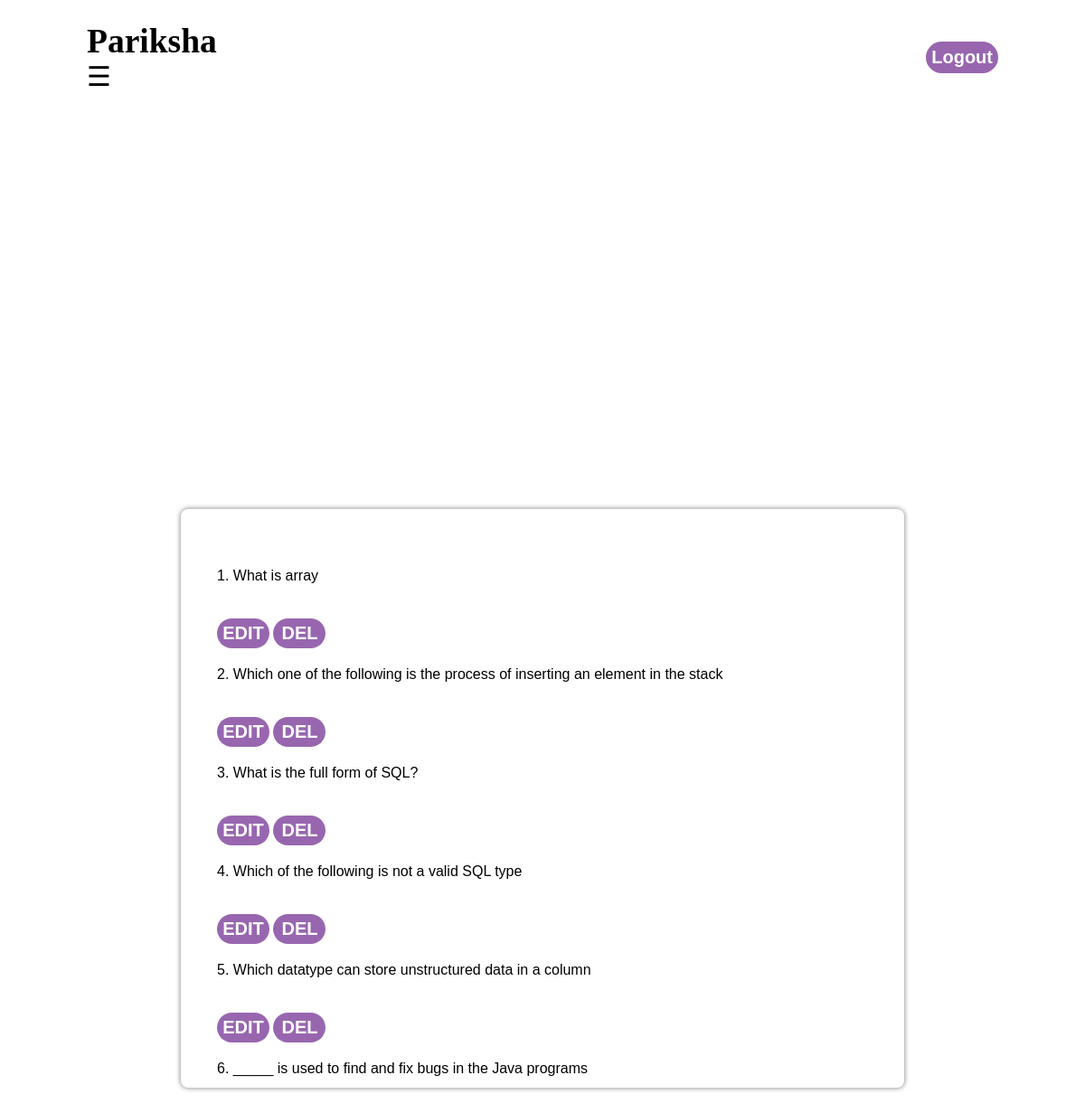
Page /viewqn/ on the committed database.
### Examapp/models.py (models this page shows)
class Question(models.Model):
    qid=models.CharField(max_length= 255,null='false')
    question=models.CharField(max_length= 255,null='false')
    option1=models.CharField(max_length=255,null='false')
    option2=models.CharField(max_length=255,null='false')
    option3=models.CharField(max_length=255,null='false')
    option4=models.CharField(max_length=255,null='false')
    correctans=models.CharField(max_length=255,null='false')

### Examapp/views.py (the view)
# urls.py: path('viewqn/',views.viewqn,name='viewqn'),
def viewqn(request):
        qn = Question.objects.all()
        return render(request,'viewqn.html',{"qn":qn})

### templates/viewqn.html (shortened to what this page needs)
{% extends 'tbase.html' %}
{% block body %}
 <div class="tcontainer">
     <div class="addqn">
    {% for i in qn  %}
    <form method="post" action="/viewqn/">
        <div class="addqninput" style="inline-size: auto;" >
            {{i.qid}}.
            {{i.question}}
            <br><br>
        </div>
    </form>
    <input type="submit" class='btn' onclick="location.href='/edit'" style="inline-size: 58px;" value="EDIT">
    <input type="submit" class='btn' onclick="location.href='/delete'" style="inline-size: 58px;" value="DEL">
    {% endfor %}
</div>
 </div>
{% endblock body %}

### static/style.css (style rules this page uses)
* { margin: 0; padding: 0; box-sizing: border-box; font-family: 'Poppins', sans-serif; }
body { height: 100vh; }
.btn { border: none; width: 100%; padding: 5px 0; border-radius: 2rem; background-color: rgb(152, 102, 175); color: white; font-weight: 700; font-size: 20px; }
.photo, .login , .addqn { flex: 1; width: 100%; height: 100%; }
.login , .addqn { padding: 45px 40px; overflow: auto; }
.addqninput { margin: 20px 0px; width: 50%; }
.tcontainer { position: absolute; display: flex; top: 50%; left: 50%; transform: translate(-50%,-50%); width: 50rem; height: 40rem; background-color: white; border-radius: 0.5rem; box-shadow: 0 0 5px 1px rgba(0, 0, 0, 0.397); }

### rows in the picture
Question: qid "1", question "What is array"
Question: qid "2", question "Which one of the following is the process of inserting an element in the stack"
Question: qid "3", question "What is the full form of SQL?"
Question: qid "4", question "Which of the following is not a valid SQL type"
Question: qid "5", question "Which datatype can store unstructured data in a column"
Question: qid "6", question "_____ is used to find and fix bugs in the Java programs"
